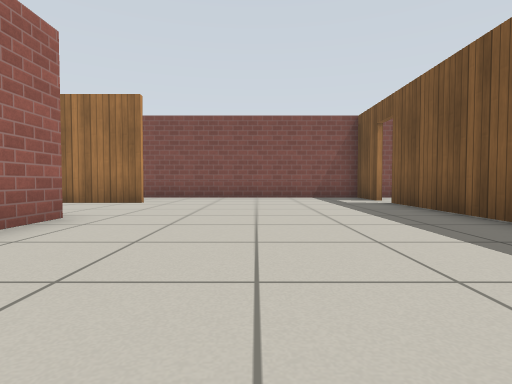
View 1 (above)

16 first-person views from a walk through a robot-simulator world made for Gazebo. The camera is 0.5 m above the floor, tilts 2° down and sees 80° across. The floor is counted in squares, 1 m on a side. Each view is taken from the middle of a square. On the plan, view 1 faces up. The plan holds only what a view shows up to about 9 squares ahead; the rest is blank. Gazebo's built-in surfaces are drawn with simple patterns.

View 2
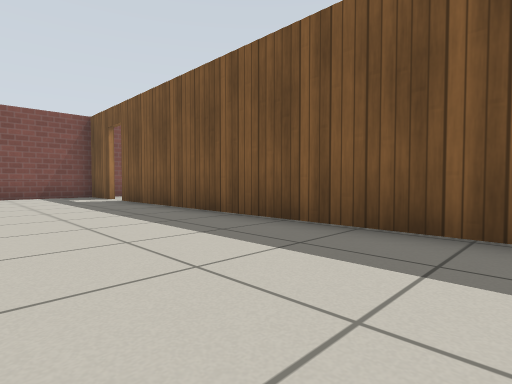

View 3
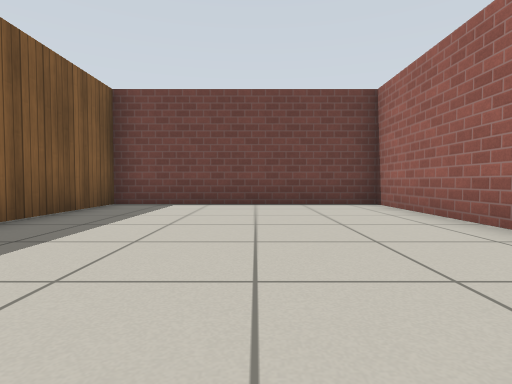

View 4
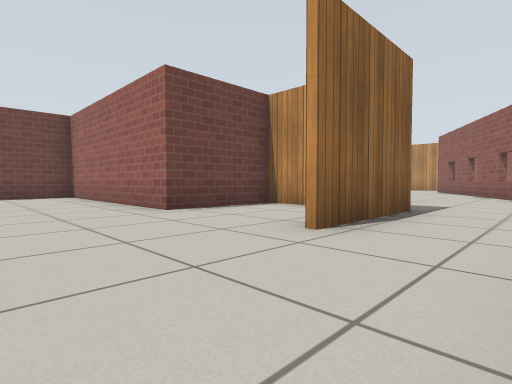

View 5
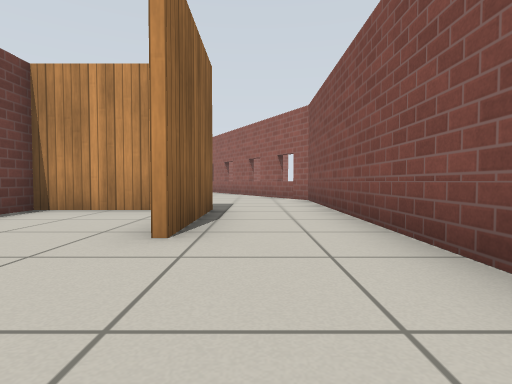

View 6
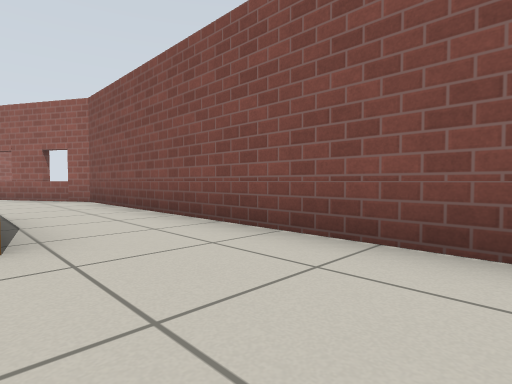

View 7
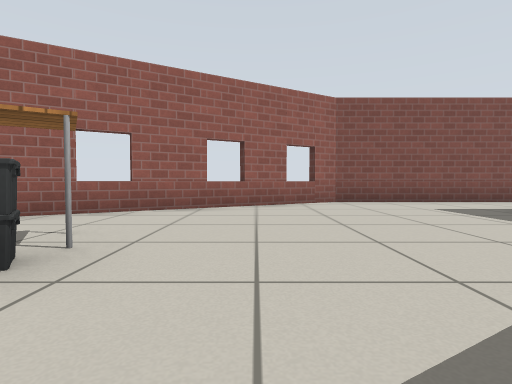

View 8
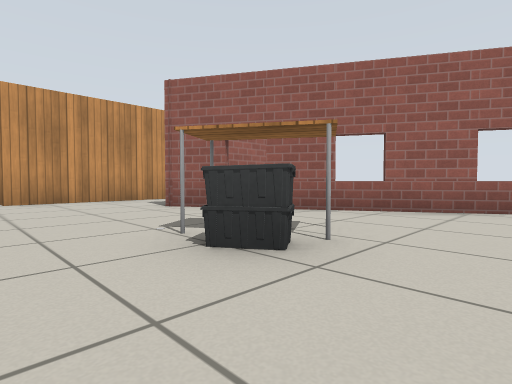

View 9
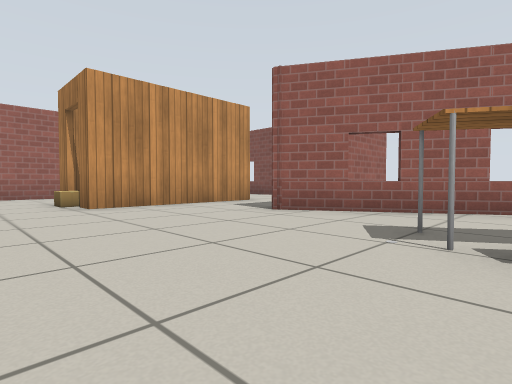

View 10
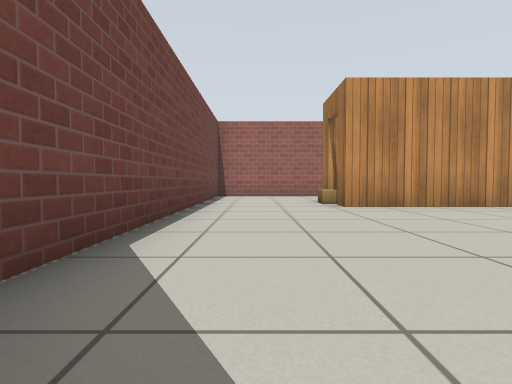

View 11
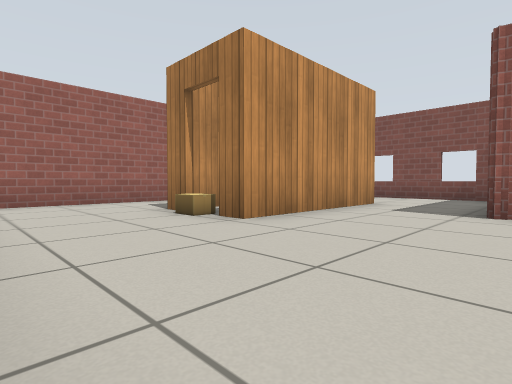

View 12
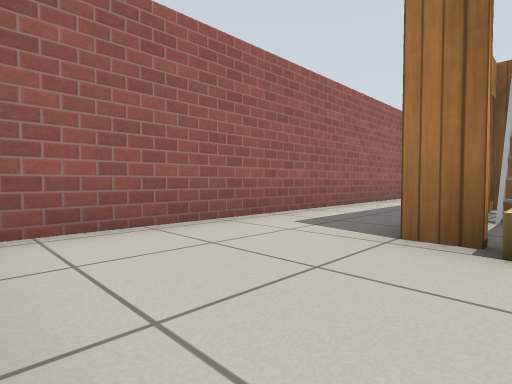

View 13
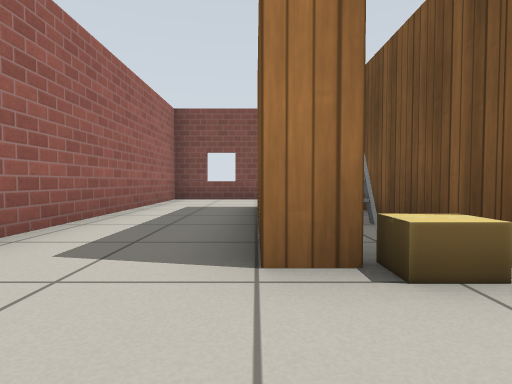

View 14
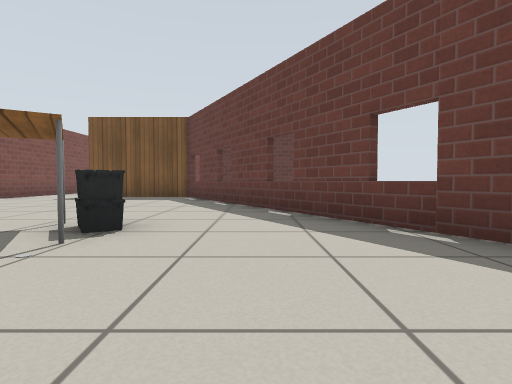

View 15
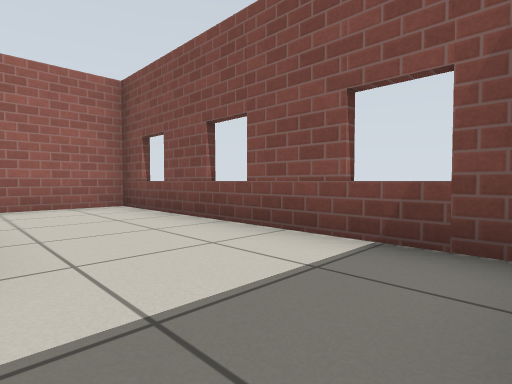

View 16
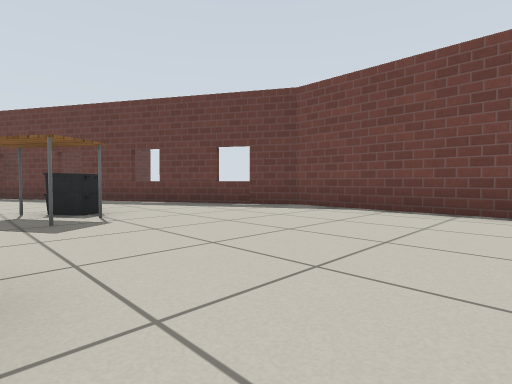

### Floor plan
Ten units are one square. View 1 is at (0, 0); x grows to the right and y downward. Boxes are objects, and circles mark ways between rooms. Rooms are numbered by the first view taken in them; rooms with no view inside come last. Other rooms are left out.
<svg viewBox="-228 -99 264 121">
<path fill="none" stroke="#000" d="M-26 -71 -45 -71M31 -79 31 -91M-53 -62 -53 -42 -26 -42 -26 17 31 17 31 -71M25 -94 -14 -94M-180 -67 -180 -27 -185 -27M-181 -32 -181 -64M-161 -94 -223 -94 -223 -2M-194 -27 -200 -27 -200 -54M-198 -39 -198 -30M-198 -66 -198 -60M-210 3 -130 3 -53 -42M-55 -72 -26 -72M-14 -94 -81 -94 -157 -50"/>
<rect x="-195" y="-35" width="10" height="10" fill="#bbb"><title>cardboard box</title></rect>
<rect x="-195" y="-65" width="10" height="20" fill="#bbb"><title>ladder</title></rect>
<rect x="-135" y="-55" width="20" height="20" fill="#bbb"><title>table</title></rect>
<circle cx="-15" cy="-85" r="3" fill="#2a7"/>
<text x="0" y="-40">1</text>
<text x="-140" y="-50">2</text>
</svg>
Room 1 opens to room 2.

Where each view was taken, in squares from view 1:
view 1: 0 up, 0 right, facing up
view 2: 1 down, 0 right, facing up-right
view 3: 5 up, 0 right, facing down
view 4: 9 up, 0 right, facing down-left
view 5: 8 up, 0 right, facing left
view 6: 7 up, 0 right, facing up-left
view 7: 2 up, 10 left, facing up
view 8: 2 up, 10 left, facing up-left
view 9: 1 up, 12 left, facing up-left
view 10: 1 up, 12 left, facing left
view 11: 0 up, 15 left, facing up-left
view 12: 0 up, 19 left, facing up-left
view 13: 1 up, 20 left, facing up
view 14: 2 up, 15 left, facing right
view 15: 7 up, 16 left, facing up-left
view 16: 5 up, 17 left, facing down-right
